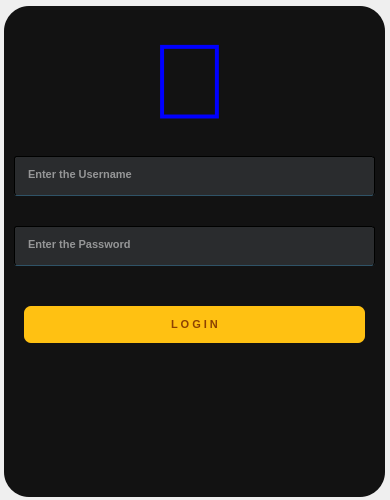
<?xml version="1.0" encoding="UTF-8"?>
<ui version="4.0">
 <class>Form</class>
 <widget class="QWidget" name="Form">
  <property name="geometry">
   <rect>
    <x>0</x>
    <y>0</y>
    <width>390</width>
    <height>500</height>
   </rect>
  </property>
  <property name="windowTitle">
   <string>Form</string>
  </property>
  <widget class="QWidget" name="widget" native="true">
   <property name="geometry">
    <rect>
     <x>4</x>
     <y>6</y>
     <width>381</width>
     <height>491</height>
    </rect>
   </property>
   <property name="font">
    <font>
     <pointsize>8</pointsize>
     <weight>50</weight>
     <bold>false</bold>
    </font>
   </property>
   <property name="styleSheet">
    <string notr="true">background-color: rgba(18,18,18,255);
border-radius: 25px;
</string>
   </property>
   <widget class="QLineEdit" name="tb1">
    <property name="geometry">
     <rect>
      <x>10</x>
      <y>150</y>
      <width>361</width>
      <height>40</height>
     </rect>
    </property>
    <property name="font">
     <font>
      <family>Arial</family>
      <pointsize>8</pointsize>
      <weight>75</weight>
      <bold>true</bold>
     </font>
    </property>
    <property name="styleSheet">
     <string notr="true">background-color:rgba(49,51,54,200);
color:rgb(255,255,255);
border-radius: 3px;
padding-left: 11px;
border: 1px solid rgba(0,1,0,1);
border-bottom-color: rgba(47,83,103,255);
padding-bottom: 3px; </string>
    </property>
    <property name="placeholderText">
     <string>Enter the Username</string>
    </property>
   </widget>
   <widget class="QLineEdit" name="tb2">
    <property name="geometry">
     <rect>
      <x>10</x>
      <y>220</y>
      <width>361</width>
      <height>40</height>
     </rect>
    </property>
    <property name="font">
     <font>
      <family>Arial</family>
      <pointsize>8</pointsize>
      <weight>75</weight>
      <bold>true</bold>
     </font>
    </property>
    <property name="styleSheet">
     <string notr="true">background-color:rgba(49,51,54,200);
color:rgb(255,255,255);
border-radius: 3px;
padding-left: 11px;
border: 1px solid rgba(0,1,0,1);
border-bottom-color: rgba(47,83,103,255);
padding-bottom: 3px; </string>
    </property>
    <property name="echoMode">
     <enum>QLineEdit::Password</enum>
    </property>
    <property name="alignment">
     <set>Qt::AlignLeading|Qt::AlignLeft|Qt::AlignVCenter</set>
    </property>
    <property name="placeholderText">
     <string>Enter the Password</string>
    </property>
   </widget>
   <widget class="QPushButton" name="b1">
    <property name="geometry">
     <rect>
      <x>20</x>
      <y>300</y>
      <width>341</width>
      <height>37</height>
     </rect>
    </property>
    <property name="font">
     <font>
      <pointsize>8</pointsize>
      <weight>75</weight>
      <bold>true</bold>
     </font>
    </property>
    <property name="cursor">
     <cursorShape>PointingHandCursor</cursorShape>
    </property>
    <property name="styleSheet">
     <string notr="true">QPushButton#b1{
background-color:  rgb(255,193,18);
color: rgb(140,65,2);
border-radius: 7px;
}

QPushButton#b1:pressed{
background-color:  rgb(255,255,18);
}

</string>
    </property>
    <property name="text">
     <string>L O G I N</string>
    </property>
   </widget>
   <widget class="QLabel" name="label">
    <property name="geometry">
     <rect>
      <x>100</x>
      <y>10</y>
      <width>171</width>
      <height>131</height>
     </rect>
    </property>
    <property name="font">
     <font>
      <pointsize>80</pointsize>
     </font>
    </property>
    <property name="styleSheet">
     <string notr="true">color:blue;</string>
    </property>
    <property name="text">
     <string></string>
    </property>
    <property name="alignment">
     <set>Qt::AlignCenter</set>
    </property>
   </widget>
  </widget>
 </widget>
 <resources/>
 <connections/>
</ui>
